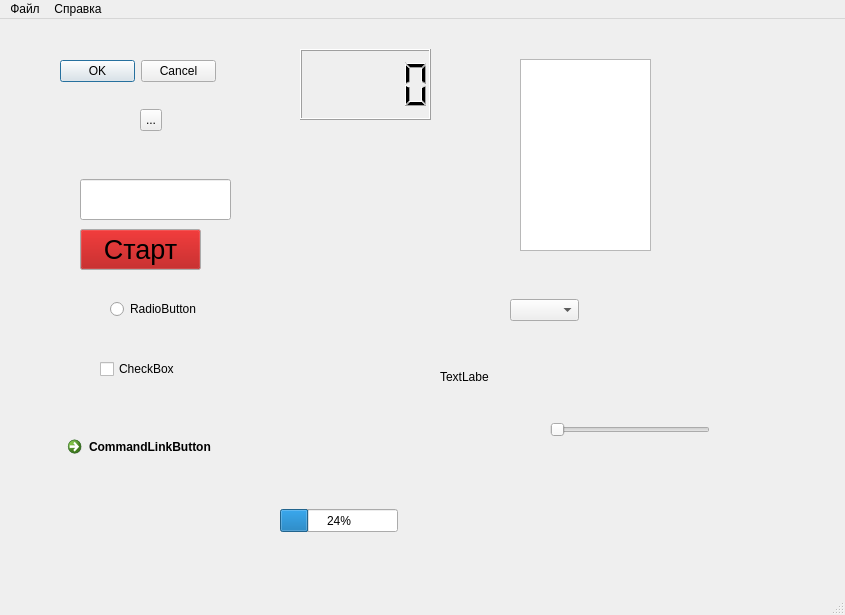
<?xml version="1.0" encoding="UTF-8"?>
<ui version="4.0">
 <class>MainWindow</class>
 <widget class="QMainWindow" name="MainWindow">
  <property name="geometry">
   <rect>
    <x>0</x>
    <y>0</y>
    <width>845</width>
    <height>615</height>
   </rect>
  </property>
  <property name="windowTitle">
   <string>MainWindow</string>
  </property>
  <widget class="QWidget" name="centralwidget">
   <widget class="QPushButton" name="btStart">
    <property name="geometry">
     <rect>
      <x>80</x>
      <y>210</y>
      <width>121</width>
      <height>41</height>
     </rect>
    </property>
    <property name="palette">
     <palette>
      <active>
       <colorrole role="Button">
        <brush brushstyle="SolidPattern">
         <color alpha="255">
          <red>170</red>
          <green>0</green>
          <blue>0</blue>
         </color>
        </brush>
       </colorrole>
       <colorrole role="ButtonText">
        <brush brushstyle="SolidPattern">
         <color alpha="255">
          <red>0</red>
          <green>0</green>
          <blue>0</blue>
         </color>
        </brush>
       </colorrole>
      </active>
      <inactive>
       <colorrole role="Button">
        <brush brushstyle="SolidPattern">
         <color alpha="255">
          <red>170</red>
          <green>0</green>
          <blue>0</blue>
         </color>
        </brush>
       </colorrole>
       <colorrole role="ButtonText">
        <brush brushstyle="SolidPattern">
         <color alpha="255">
          <red>0</red>
          <green>0</green>
          <blue>0</blue>
         </color>
        </brush>
       </colorrole>
      </inactive>
      <disabled>
       <colorrole role="Button">
        <brush brushstyle="SolidPattern">
         <color alpha="255">
          <red>170</red>
          <green>0</green>
          <blue>0</blue>
         </color>
        </brush>
       </colorrole>
      </disabled>
     </palette>
    </property>
    <property name="font">
     <font>
      <pointsize>20</pointsize>
     </font>
    </property>
    <property name="autoFillBackground">
     <bool>false</bool>
    </property>
    <property name="text">
     <string>Старт</string>
    </property>
   </widget>
   <widget class="QToolButton" name="toolButton">
    <property name="geometry">
     <rect>
      <x>140</x>
      <y>90</y>
      <width>22</width>
      <height>22</height>
     </rect>
    </property>
    <property name="text">
     <string>...</string>
    </property>
   </widget>
   <widget class="QRadioButton" name="radioButton">
    <property name="geometry">
     <rect>
      <x>110</x>
      <y>280</y>
      <width>89</width>
      <height>20</height>
     </rect>
    </property>
    <property name="text">
     <string>RadioButton</string>
    </property>
   </widget>
   <widget class="QCheckBox" name="checkBox">
    <property name="geometry">
     <rect>
      <x>100</x>
      <y>340</y>
      <width>76</width>
      <height>20</height>
     </rect>
    </property>
    <property name="text">
     <string>CheckBox</string>
    </property>
   </widget>
   <widget class="QCommandLinkButton" name="commandLinkButton">
    <property name="geometry">
     <rect>
      <x>60</x>
      <y>410</y>
      <width>185</width>
      <height>41</height>
     </rect>
    </property>
    <property name="text">
     <string>CommandLinkButton</string>
    </property>
   </widget>
   <widget class="QDialogButtonBox" name="buttonBox">
    <property name="geometry">
     <rect>
      <x>60</x>
      <y>40</y>
      <width>156</width>
      <height>24</height>
     </rect>
    </property>
    <property name="standardButtons">
     <set>QDialogButtonBox::Cancel|QDialogButtonBox::Ok</set>
    </property>
   </widget>
   <widget class="QListView" name="listView">
    <property name="geometry">
     <rect>
      <x>520</x>
      <y>40</y>
      <width>131</width>
      <height>192</height>
     </rect>
    </property>
   </widget>
   <widget class="QComboBox" name="comboBox">
    <property name="geometry">
     <rect>
      <x>510</x>
      <y>280</y>
      <width>69</width>
      <height>22</height>
     </rect>
    </property>
   </widget>
   <widget class="QLineEdit" name="line">
    <property name="geometry">
     <rect>
      <x>80</x>
      <y>160</y>
      <width>151</width>
      <height>41</height>
     </rect>
    </property>
   </widget>
   <widget class="QSlider" name="horizontalSlider">
    <property name="geometry">
     <rect>
      <x>550</x>
      <y>400</y>
      <width>160</width>
      <height>22</height>
     </rect>
    </property>
    <property name="orientation">
     <enum>Qt::Horizontal</enum>
    </property>
   </widget>
   <widget class="QLabel" name="label">
    <property name="geometry">
     <rect>
      <x>440</x>
      <y>350</y>
      <width>49</width>
      <height>16</height>
     </rect>
    </property>
    <property name="text">
     <string>TextLabel</string>
    </property>
   </widget>
   <widget class="QProgressBar" name="progressBar">
    <property name="geometry">
     <rect>
      <x>280</x>
      <y>490</y>
      <width>118</width>
      <height>23</height>
     </rect>
    </property>
    <property name="value">
     <number>24</number>
    </property>
   </widget>
   <widget class="QLCDNumber" name="lcd">
    <property name="geometry">
     <rect>
      <x>300</x>
      <y>30</y>
      <width>131</width>
      <height>71</height>
     </rect>
    </property>
   </widget>
  </widget>
  <widget class="QMenuBar" name="menubar">
   <property name="geometry">
    <rect>
     <x>0</x>
     <y>0</y>
     <width>845</width>
     <height>22</height>
    </rect>
   </property>
   <widget class="QMenu" name="menu">
    <property name="title">
     <string>Файл</string>
    </property>
    <addaction name="action"/>
    <addaction name="separator"/>
    <addaction name="action_3"/>
   </widget>
   <widget class="QMenu" name="menu_2">
    <property name="title">
     <string>Справка</string>
    </property>
   </widget>
   <addaction name="menu"/>
   <addaction name="menu_2"/>
  </widget>
  <widget class="QStatusBar" name="statusbar"/>
  <action name="action">
   <property name="text">
    <string>Новый</string>
   </property>
  </action>
  <action name="action_3">
   <property name="text">
    <string>Выход</string>
   </property>
  </action>
 </widget>
 <resources/>
 <connections/>
</ui>
